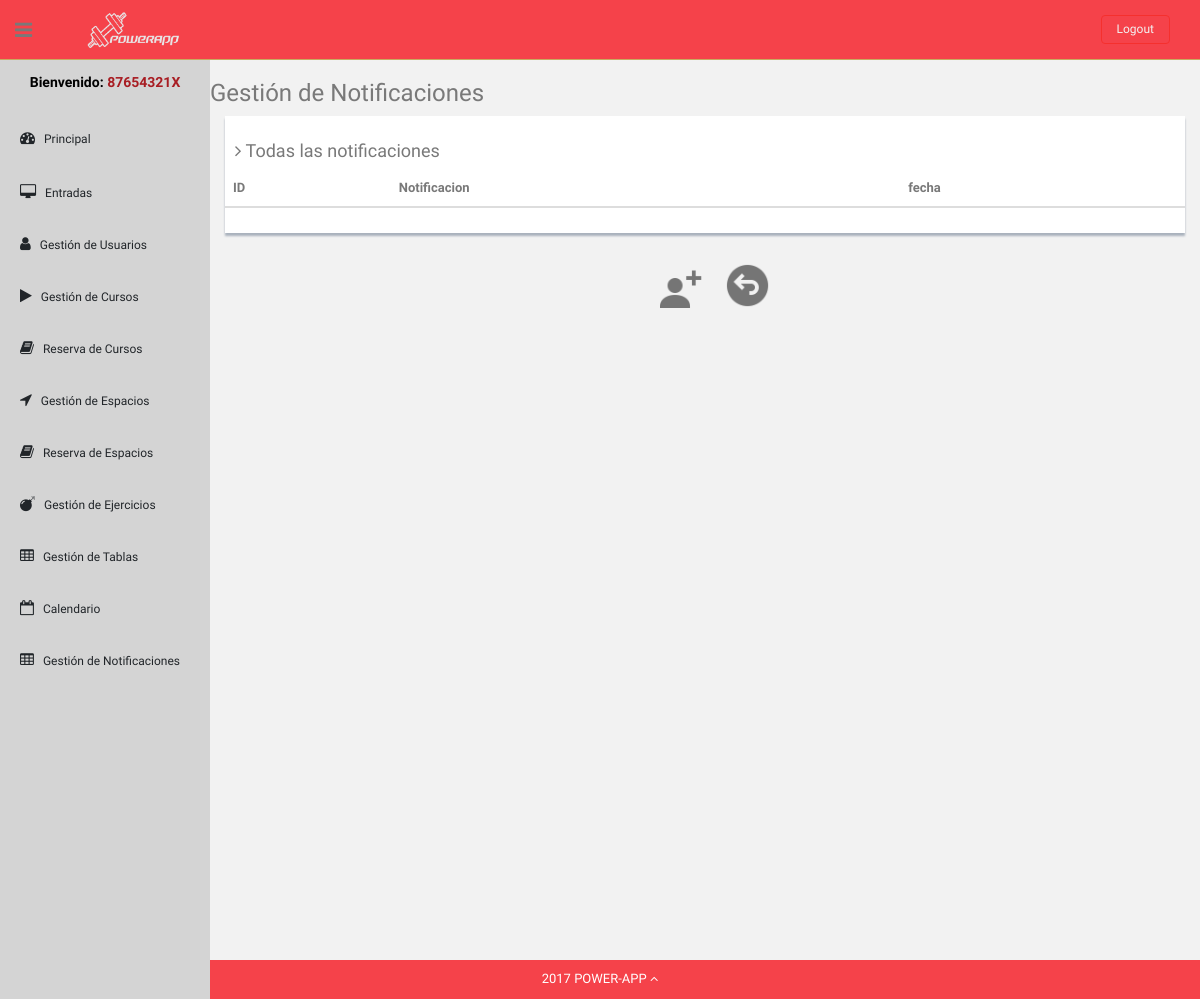
Page /Controllers/NotificationShowAllController.php (signed in) on the earlier database version.
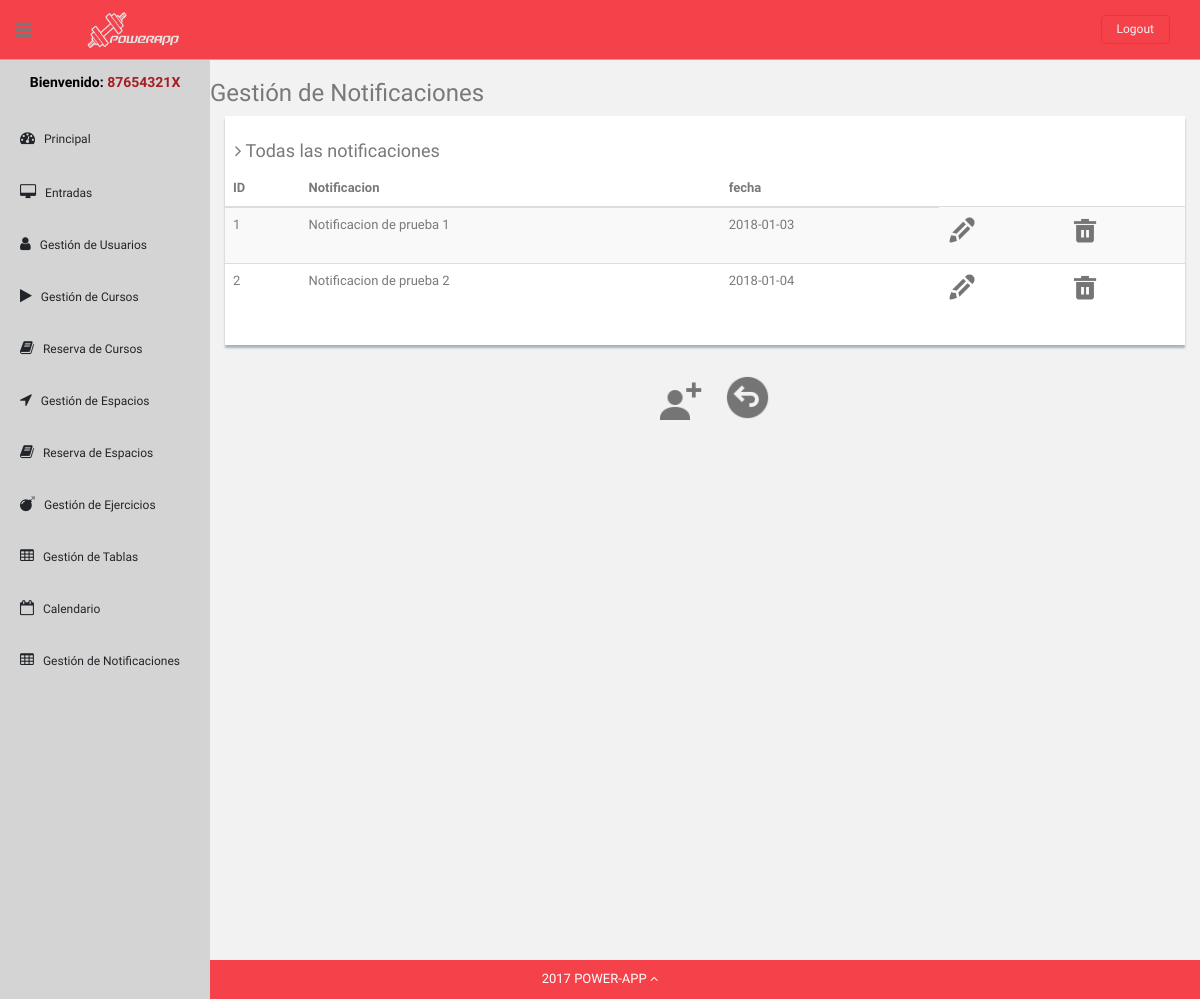
Same page on the later database version.
### tables this page shows
CREATE TABLE Notifications (
IDNotification int NOT NULL AUTO_INCREMENT,
Notification varchar(255),
Notificationdate date,

PRIMARY KEY (IDNotification)
);

### Models/Notification.php (called while the page is built, shortened)
<?php
class Notification
{
  private $IDNotification;
  private $Notification;
  private $Notificationdate;
  public function __construct($IDNotification)
  {
      $this->IDNotification = $IDNotification;
  }
  public function loadDataAssoc($dataArray)
  {
      $this->IDNotification = $dataArray['IDNotification'];
      $this->Notification = $dataArray['Notification'];
      $this->Notificationdate = $dataArray['Notificationdate'];
  }
  public function getIDNotification()
  {
      return $this->IDNotification;
  }
  public function getNotification()
  {
      return $this->Notification;
  }
  public function getNotificationDate()
  {
      return $this->Notificationdate;
  }
}
 ?>

### Models/NotificationModel.php (called while the page is built, shortened)
<?php
class NotificationDAO
{
  private $DBLink;
  private $serverName ="localhost";
  private $userName = "admin";
  private $passWord = "admin";
  private $DBName = "powerAppDB";
  function __construct(){
      $this->DBLink =  new mysqli($this->serverName,$this->userName,$this->passWord,$this->DBName);
  }
   function getAll(){
       $statement = $this->DBLink->prepare("SELECT * FROM Notifications");
       if(!$statement->execute()) {
           return "Falló la ejecución: (" . $statement->errno . ") " . $statement->error;
       }else{
           $result = $statement->get_result();
           return "ok";
       }
   }
}
?>

### Views/NotificationShowAllView.php (the view, shortened to what this page needs)
<?php
class NotificationShowAllView
{
  function __construct($notifications){
      $this->users = $notifications;
      $this->render();
}
function render(){
    $usuarioTipo = $_SESSION['type'];
    switch ($usuarioTipo){
        case 'ADMIN': include '../Templates/lateralBarAdmin.php';
            break;
    }
    ?>
    <h3>Gestión de Notificaciones</h3>
    <div class="col-md-12">
        <div class="content-panel">
            <h4><i class="fa fa-angle-right"></i> Todas las notificaciones</h4>
            <table class="table table-striped table-advance table-hover">
                <thead>
                <tr>
                    <th class="hidden-phone">ID</th>
                    <th class="hidden-phone">Notificacion</th>
                    <th class="hidden-phone">fecha</th>
                </tr>
                </thead>
                <tbody>
                <?php      foreach ($this->users as $notification){ ?>
                    <tr>
                    <td><?php  echo $notification->getIDNotification(); ?></td>
                    <td><?php  echo $notification->getNotification(); ?></td>
                    <td><?php  echo $notification->getNotificationDate(); ?></td>
                    <td><p><?php  echo '<a href="../Controllers/formLoader.php?IDNotification='.$notification->getIDNotification().'&form=notificationEdit"><img src="../Templates/img2/edit.png" style="width:30px;height:30px;" title="Editar"></a>';?></p></td>
                    <td><?php  echo '<a href="../Controllers/NotificationActionController.php?IDNotification='.$notification->getIDNotification().'&action=DELETE"><img src="../Templates/img2/delete.png" style="width:30px;height:30px;" title="Borrar"></a>'; ?></td>
                    </tr><?php
                }
                ?>
                </tbody>
            </table>
        </div>
    </div>
    </div>
    <div class="row mt">
        <div style="display: flex; justify-content: center;" >
            <a class="submit" href="../Controllers/formLoader.php?form=notificationAdd"><img src="../Templates/img2/userAdd.png" style="width:45px;heigh:45px;" title="Añadir espacio"></a>
            <a class="submit" href="../index.php"><img src="../Templates/img2/atras.png" style="width:45px;heigh:45px;" title="Atrás"></a>
        </div>
    </div>
    <?php
}
}

Differences in the rows shown:
added notifications: IDNotification "1", Notification "Notificacion de prueba 1", Notificationdate "2018-01-03"
added notifications: IDNotification "2", Notification "Notificacion de prueba 2", Notificationdate "2018-01-04"
